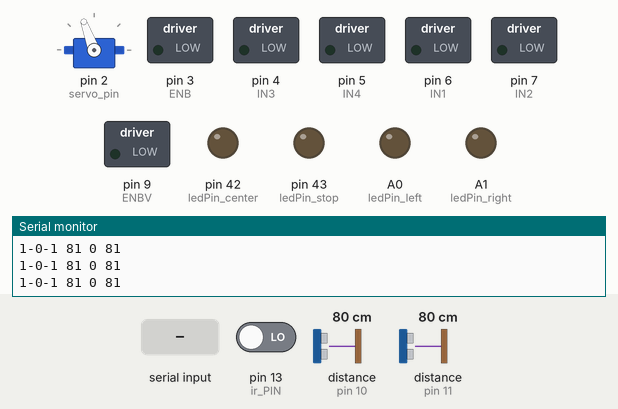
Recording of a sketch running on a simulated Arduino Mega 2560, built with avr-gcc and run on an emulated ATmega2560. On the bench: servo, switched loads named in the sketch (green lamp = pin HIGH), output pins drawn as LEDs (lit = HIGH), the last lines printed to the serial monitor. The inputs (shaded band) are chosen by the test bench; at power-on: distance to the obstacle (sensors on pin 10, pin 11) 80 cm, pin 13 (ir_PIN) LOW. Random numbers use the default seed unless the sketch sets one.

Above: at 1.2 s.
1.3 s: distance to the obstacle (sensor on pin 10) set to 11 cm
2.8 s: distance to the obstacle (sensor on pin 10) set to 8 cm
At 3.5 s:
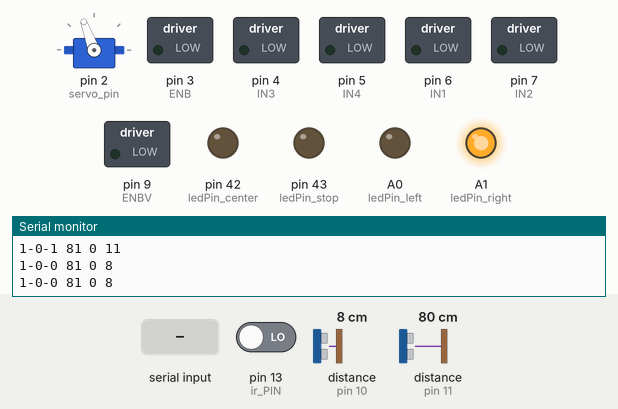
4.5 s: distance to the obstacle (sensor on pin 11) set to 11 cm
6.0 s: distance to the obstacle (sensor on pin 11) set to 8 cm
At 7.2 s:
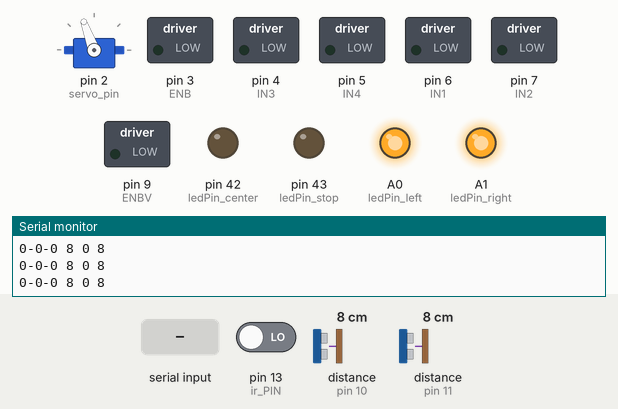
7.5 s: "L" received over Serial
At 8.7 s:
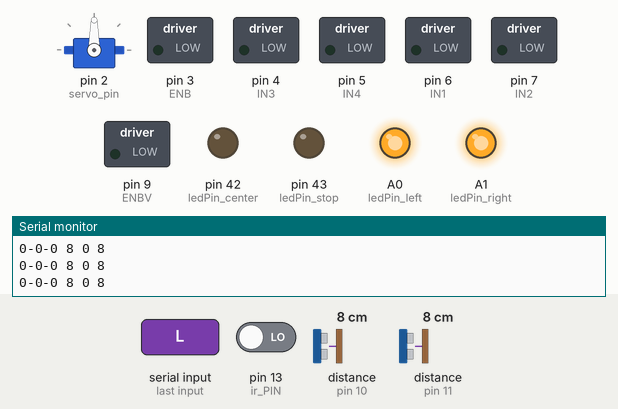
9.0 s: "B" received over Serial
At 9.8 s:
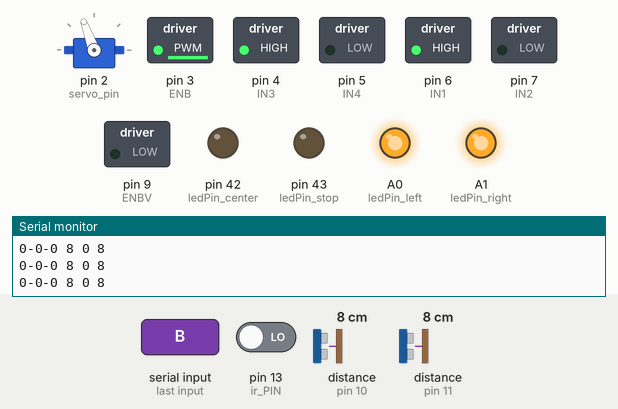
Timing chart, 0 to 11.5 s (numbered marks = the images above; inputs shaded):
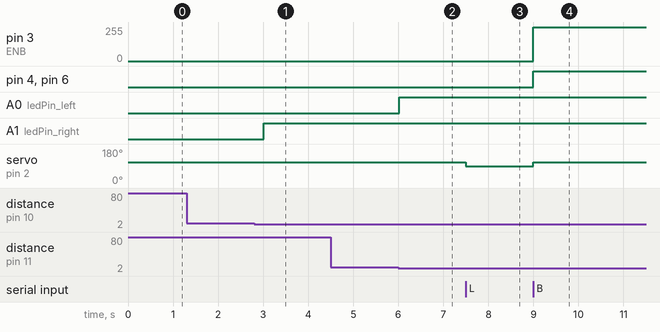

Measured:
- the behaviour switches between 10 and 9 cm on distance to the obstacle (sensor on pin 10) (found by bisection; images 0 and 1)
- the behaviour switches between 10 and 9 cm on distance to the obstacle (sensor on pin 11) (found by bisection; images 1 and 2)
- after the input at 2.8 s, A1 (ledPin_right): LOW → HIGH after 0.22 s
- after the input at 6.0 s, A0 (ledPin_left): LOW → HIGH at once
- after the input at 7.5 s, servo on pin 2 (servo_pin): 110° → 90° at once
- after the input at 9.0 s, pin 3 (ENB): 0/255 → 254/255 at once; pin 4 (IN3), pin 6 (IN1): LOW → HIGH at once; servo on pin 2 (servo_pin): 90° → 110° at once

The sketch:

robomachine.ino
```cpp
#include <NewPing.h>
#include <Wire.h>
#include <Servo.h>

//мотор
int IN3 = 4;
int IN4 = 5;
int ENB = 3; //шим
int last_motor_type = 0;
long last_motor_time = 0;

//сервопривод
#define servo_pin 2 //пин сервы руля
Servo myservo;
int servo_center = 110; //центр рулевой тяги
int servo_last_state = servo_center; //последнее положение руля
int servo_max_state = 20; //максимальное отклонение руля от центра
int last_povorot = 0;

//вентилятор
int IN1 = 6;
int IN2 = 7;
int ENBV = 9;

// #define D1 22 // Направление вращение двигателя 1
// #define M1 23 // ШИМ вывод для управления двигателем 1
// #define D2 27 // направление вращение вентилятора
// #define M2 26 //шим вывод для упр двигателем
#define ledPin_left A0
#define ledPin_right A1
#define ledPin_center 42
#define ledPin_stop 43
#define ir_PIN 13
#define min_dist 30
#define ultrasonic_pg 5
#define MAX_DISTANCE 2000

//ультра звыуковые сенсоры
NewPing ultrasonic_left(12, 11, MAX_DISTANCE);
NewPing ultrasonic_right(8, 10, MAX_DISTANCE);

//
int sensor_center = 1;
int sensor_right = 1;
int sensor_left = 1;
//
int dvig_last_state = 0;

//режим работы, 0 - блютус, 1 - самостоятельное движение
int work_type = 0;


long interval = 250; //интервал опроса датчиков
long previousMillis = 0; //предыдущее время опроса
long fan_time = 0; //время включения вентилятора


void fan_loop()
{
  // unsigned long currentMillis = millis();
  // if ((currentMillis - fan_time) > 5000)
  //   analogWrite(ENBV, 0);
  // else
  //   analogWrite(ENBV, 230);
  // if (last_motor_type != 0)
  //   analogWrite(ENBV, 230);
  // else
  //   analogWrite(ENBV, 0);
}


void setup() {
  // put your setup code here, to run once:
  Serial.begin(9600);
  // Serial1.begin(9600);
  pinMode(ledPin_left, OUTPUT);
  pinMode(ledPin_right, OUTPUT);
  pinMode(ledPin_center, OUTPUT);
  pinMode(ledPin_stop, OUTPUT);
  pinMode(ir_PIN, INPUT);
  //мотор
  pinMode (ENB, OUTPUT);
  pinMode (IN3, OUTPUT);
  pinMode (IN4, OUTPUT);
  //серва
  myservo.attach(servo_pin);
  myservo.write(servo_center);
  //вентилятор
  pinMode (ENBV, OUTPUT);
  pinMode (IN1, OUTPUT);
  pinMode (IN2, OUTPUT);
  // digitalWrite (IN1, HIGH);
  // digitalWrite (IN2, LOW);
}

void loop() {
  // put your main code here, to run repeatedly:
  // fan_loop();
  sensor_loop();

  if (work_type == 0)
    bluetooth_mode_loop();
  else
    auto_mode_loop();
}
```

auto_mode.ino
```cpp
void auto_mode_loop()
{
  //Serial1.begin(9600);
  unsigned long currentMillis = millis(); //текущее время в мс
  String go;
  int dist_cm_center = 0;
  float dist_cm_left = 0;
  float dist_cm_right = 0;
  if (currentMillis - previousMillis > interval)
    {
      previousMillis = currentMillis; //сохраняем текущее время
      dist_cm_center = digitalRead(ir_PIN);
      dist_cm_left = ultrasonic_left.ping();
      dist_cm_left = dist_cm_left / US_ROUNDTRIP_CM;
      dist_cm_right = ultrasonic_right.ping();
      dist_cm_right = dist_cm_right / US_ROUNDTRIP_CM;

      String message = "";
      message = String(message + " " + int(dist_cm_left) + " " + int(dist_cm_center) + " " + int(dist_cm_right));
      // Serial.println(message);

      if (dist_cm_center == HIGH)
      {
        if (dist_cm_left < 10 && dist_cm_right < 10 && dist_cm_left != 0 && dist_cm_right != 0)
        {
          go = "go run back!";
          if (last_povorot == 0)
            myservo.write(servo_center - 25);
          else
            myservo.write(servo_center + 25);
          last_povorot = random(0, 1);
          // digitalWrite(D1, 1);
          // analogWrite(M1, 1);
        }
        else if (dist_cm_left < 10 && dist_cm_left != 0)
        {
          go = "go run right!";
          myservo.write(servo_center + 25);
          // digitalWrite(D1, 0);
          // analogWrite(M1, 255);
        }
        else if (dist_cm_right < 10 && dist_cm_right != 0)
        {
          go = "go run left!";
          myservo.write(servo_center - 25);
          // digitalWrite(D1, 0);
          // analogWrite(M1, 255);
        }
        else
        {
          go = "go run!";
          myservo.write(servo_center);
          // digitalWrite(D1, 0);
          // analogWrite(M1, 255);
        }
      }
      else
      {
        go = "go run back!";
        if (last_povorot == 0)
          myservo.write(servo_center - 25);
        else
          myservo.write(servo_center + 25);
        last_povorot = random(0, 1);
        // digitalWrite(D1, 1);
        // analogWrite(M1, 1);
      }
    }
}

void sensor_loop()
{
  unsigned long currentMillis = millis();
  if (currentMillis - previousMillis > interval)
  {
    previousMillis = currentMillis; //сохраняем текущее время
    int dist_cm_center = digitalRead(ir_PIN);
    sensor_center = dist_cm_center;

    int dist_cm_left = ultrasonic_left.ping();
    dist_cm_left = dist_cm_left / US_ROUNDTRIP_CM;
    if (dist_cm_left < 10 && dist_cm_left != 0)
    {
      sensor_left = 0;
      digitalWrite(ledPin_left, HIGH);
    }
    else
    {
       sensor_left = 1;
       digitalWrite(ledPin_left, LOW);
    }


    int dist_cm_right = ultrasonic_right.ping();
    dist_cm_right = dist_cm_right / US_ROUNDTRIP_CM;
    if (dist_cm_right < 10 && dist_cm_right != 0)
    {
      digitalWrite(ledPin_right, HIGH);
      sensor_right = 0;
    }

    else
    {
      digitalWrite(ledPin_right, LOW);
      sensor_right = 1;
    }


    String message = "";
    message = String(message + int(sensor_left) + "-" + int(sensor_center) + "-" + int(sensor_right) + " " + int(dist_cm_left) + " " + int(dist_cm_center) + " " + int(dist_cm_right));
    Serial.println(message);
  }
}
```

bluetooth_mode.ino
```cpp
void bluetooth_mode_loop()
{
  if (Serial.available())
  {
    int inByte = Serial.read();
    // Serial.write(inByte);
    // Serial.println();
    if (inByte == 'F')
      gear_func(0, 1);
    else if (inByte == 'L')
      gear_func(-25, 0);
    else if (inByte == 'R')
      gear_func(25, 0);
    else if (inByte == 'S')
      gear_func(0, 0);
    else if (inByte == 'G')
      gear_func(-25, 1);
    else if (inByte == 'I')
      gear_func(25, 1);
    else if (inByte == 'B')
      gear_func(0, 2);
    else if (inByte == 'J')
      gear_func(25, 2);
    else if (inByte == 'H')
      gear_func(-25, 2);
    else
      gear_func(0, 0);

      // switch (inByte) {
      //   case 'F':
      //     gear_func(0, 0);
      //     //go = "go run!";
      //   case 'L':
      //     gear_func(-25, 0);
      //     //go = "go left!";
      //   case 'R':
      //     gear_func(25, 0);
      //     //go = "go right!";
      //   case 'S':
      //     gear_func(0, 0);
      //     //go = "go run stop!";
      //   case 'G':
      //     gear_func(-25, 1);
      //     //go = "go run left!";
      //   case 'I':
      //     gear_func(25, 1);
      //     //go = "go run right!";
      //   case 'B':
      //     gear_func(0, 2);
      //     //go = "go run back!";
      //   case 'J':
      //     gear_func(25, 2);
      //     //go = "go run back right!";
      //   case 'H':
      //     gear_func(-25, 2);
      //     //go = "go run back left!";
      //   case 'X':
      //     work_type = 1;
      //   case 'x':
      //     work_type = 0;
      //   default:
      //     gear_func(0, 0);
      // }
    }
}
```

function.ino
```cpp
void gear_func(int servo, int dvig) //dvig = 1 - вперед; dvig = 0 - нейтраль; dvig = 2 - назад; servo - отклонение руля
{
  //управление сервой
  int servo_current = 0;
  // Serial.write(servo);
  // Serial.println(servo);
  if (servo > 0)
  {
    if ( (servo + servo_last_state) <= (servo_center + servo_max_state) )
      servo_current = servo + servo_last_state;
    else
      servo_current = servo_center + servo_max_state;
  }
  else if (servo < 0)
  {
    if ( (servo_last_state - servo) <= (servo_center - servo_max_state) )
      servo_current = servo_last_state - servo;
    else
      servo_current = servo_center - servo_max_state;
  }
  else
    servo_current = servo_center;

  if (servo_current != servo_last_state)
  {
    // Serial.println(servo_current);
    myservo.write(servo_current);
    servo_last_state = servo_current;
  }

  //управление мотором

  motor(dvig);

  fan_time = millis();
}
```

motor.ino
```cpp
//0 - стоп
//1 - вперед
//2 - назад

void motor(int type)
{
  // Serial.println(type);
  // Serial.println(last_motor_type);
  unsigned long currentMillis = millis();
  int power = 180;
  if (currentMillis > (last_motor_time + 100))
    power = 254;
  // if (currentMillis > (last_motor_time + 500))
  //   power = 160;


  // Serial.println(power);

  if (type != last_motor_type)
  {
    last_motor_time = millis();

    if (type == 1)
    {
      if (sensor_center == 0 or sensor_left == 0 or sensor_right == 0)
        type = 0;
    }

    if (type == 0)
    {
      analogWrite(ENB, 0);
      analogWrite(ENBV, 0);
    }
    else if (type == 1)
    {
      digitalWrite (IN4, HIGH);
      digitalWrite (IN3, LOW);
      analogWrite (ENB, power);
      digitalWrite (IN1, HIGH);
      digitalWrite (IN2, LOW);
      analogWrite (ENBV, power);
    }
    else if (type == 2)
    {
      digitalWrite (IN3, HIGH);
      digitalWrite (IN4, LOW);
      analogWrite (ENB, power);
      digitalWrite (IN1, HIGH);
      digitalWrite (IN2, LOW);
      analogWrite (ENBV, 0);
    }
    last_motor_type = type;
  }
  else if (type != 0)
  {
    analogWrite(ENB, power);
    analogWrite(ENBV, 0);
  }

  // else
  //   analogWrite(ENB, 0);

}
```
